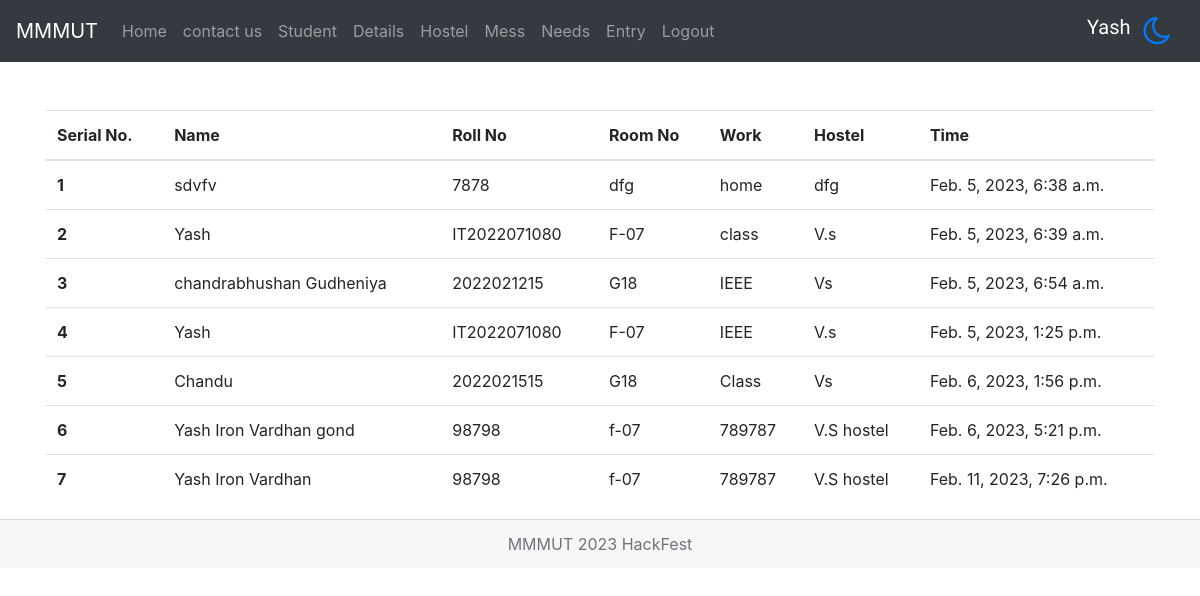
Screenshot of /entry (signed in) with the database file from the repository.
### college/models.py (models this page shows)
class Entry(models.Model):
    name = models.CharField(max_length=30)
    roll = models.CharField(max_length=30)
    room_no = models.CharField(max_length=5)
    work = models.CharField(max_length=5)
    hostel = models.CharField(max_length=30)
    time = models.DateTimeField(auto_now_add=True)

### college/views.py (the view, shortened to what this page needs)
# urls.py: path('entry', views.entry, name='entry'),
def entry(request):
    E = Entry.objects.all()
    return render(request, 'entry.html',{'data':E})

### templates/entry.html (shortened to what this page needs)
{% extends 'base.html' %}
{% block 'content' %}
{% load static %}
<div class="container mt-5">
    {% if request.user.is_superuser %}
    <div class="mt-5">
        <table class="table">
            <thead>
                <tr>
                    <th scope="col">Serial No.</th>
                    <th scope="col">Name</th>
                    <th scope="col">Roll No</th>
                    <th scope="col">Room No</th>
                    <th scope="col">Work</th>
                    <th scope="col">Hostel</th>
                    <th scope="col">Time</th>
                </tr>
            </thead>
            <tbody>
                {% for d in data %}
                <tr>
                    <th scope="row">{{forloop.counter}}</th>
                    <td>{{d.name}}</td>
                    <td>{{d.roll}}</td>
                    <td>{{d.room_no}}</td>
                    <td>{{d.work}}</td>
                    <td>{{d.hostel}}</td>
                    <td>{{d.time}}</td>
                </tr>
                {% endfor %}
            </tbody>
        </table>
    {% endif %}
    </div>
</div>
{% endblock %}

### templates/base.html (shortened to what this page needs)
<!doctype html>
<html lang="en">
<head>
  <link rel="stylesheet" href="https://cdn.jsdelivr.net/npm/bootstrap@4.0.0/dist/css/bootstrap.min.css"
>
  <link rel="stylesheet" href="https://cdnjs.cloudflare.com/ajax/libs/font-awesome/4.7.0/css/font-awesome.min.css">
</head>
<body>
  {% url 'home' as home %}
  {% url 'showdata' as showdata %}
  {% url 'signup' as signup %}
  {% url 'loginup' as loginup %}
  {% url 'contact' as contact %}
  {% url 'student' as student %}
  {% url 'details' as details %}
  {% url 'hostel' as hostel %}
  {% url 'messup' as messup %}
  {% url 'need' as need %}
  <nav class="navbar navbar-expand-lg navbar-dark bg-dark">
    <a class="navbar-brand" href="/">MMMUT</a>
    <div class="collapse navbar-collapse" id="navbarSupportedContent">
      <ul class="navbar-nav mr-auto">
        <li class="nav-item" id="navbar">
          <a class="nav-link {% if request.path == home %} active {% endif %}" href="/">Home </a>
        </li>
        {% if request.user.is_authenticated %}
        <li class="nav-item btnn">
          <a class="nav-link {% if request.path == contact %} active {% endif %}" href="{% url 'contact' %}">contact
            us</a>
        </li>
        {% endif %}
        {% if request.user.is_superuser %}
        <li class="nav-item">
          <a class="nav-link {% if request.path == student %} active {% endif %}" href="{% url 'student' %}">Student</a>
        </li>
        <li class="nav-item">
          <a class="nav-link {% if request.path == details %} active {% endif %}" href="{% url 'details' %}">Details</a>
        </li>
        {% endif %}
        {% if request.user.is_authenticated %}
        <li class="nav-item">
          <a class="nav-link {% if request.path == hostel %} active {% endif %}" href="{% url 'hostel' %}">Hostel</a>
        </li>
        <li class="nav-item">
          <a class="nav-link {% if request.path == messup %} active {% endif %}" href="{% url 'messup' %}">Mess</a>
        </li>
        <li class="nav-item">
          <a class="nav-link {% if request.path == need %} active {% endif %}" href="{% url 'need' %}">Needs</a>
        </li>
        <li class="nav-item">
          <a class="nav-link {% if request.path == entry %} active {% endif %}"  href="{% url 'entry' %}">Entry</a>
        </li>
        <li class="nav-item btnn">
          <a class="nav-link" href="{% url 'logoutup' %}">Logout</a>
        </li>
        {% endif %}
      </ul>
      <h5 class="user_name">{{request.user.username}}</h5>
      <i class="btn fa fa-moon-o fa-2x text-primary" onclick="myfunc()" aria-hidden="true"></i>
    </div>
  </nav>
  {% block 'content' %} {% endblock %}
  <div class="card-footer text-muted text-center">
    MMMUT 2023 HackFest
  </div>
</body>
</html>

### templates/base.html (style rules this page uses)
.user_name { font-family: "Sofia", sans-serif; top: 9px; color: white; }

### rows the page displays
Entry: name "sdvfv", roll "7878", room_no "dfg", work "home", hostel "dfg", time "Feb. 5, 2023, 6:38 a.m."
Entry: name "Yash", roll "IT2022071080", room_no "F-07", work "class", hostel "V.s", time "Feb. 5, 2023, 6:39 a.m."
Entry: name "chandrabhushan Gudheniya", roll "2022021215", room_no "G18", work "IEEE", hostel "Vs", time "Feb. 5, 2023, 6:54 a.m."
Entry: name "Yash", roll "IT2022071080", room_no "F-07", work "IEEE", hostel "V.s", time "Feb. 5, 2023, 1:25 p.m."
Entry: name "Chandu", roll "2022021515", room_no "G18", work "Class", hostel "Vs", time "Feb. 6, 2023, 1:56 p.m."
Entry: name "Yash Iron Vardhan gond", roll "98798", room_no "f-07", work "789787", hostel "V.S hostel", time "Feb. 6, 2023, 5:21 p.m."
Entry: name "Yash Iron Vardhan", roll "98798", room_no "f-07", work "789787", hostel "V.S hostel", time "Feb. 11, 2023, 7:26 p.m."

### other values shown
{{ request.user.username }} "Yash"
